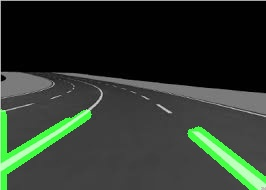
#> input picture output.jpeg, 266 x 190 px, given in place of input.jpeg, which was not available
$ jupyter execute 'roadlane_det output.ipynb'   (shell and % lines are left out)   (text cells are left out)
#> lines starting #> are read from the running program, lines starting #| are printed output that depends on the picture; after the words box and inside, x2 and y2 are one past the last pixel; in counts of white or black regions, pixels touching at a corner belong together; pictures that were not available may be replaced by others from this repository, and a replacement may not be noted
[cell 1]
import cv2
import numpy as np

def preprocess_image(image):
    # Convert the image to grayscale
    gray = cv2.cvtColor(image, cv2.COLOR_BGR2GRAY)
    # Apply Gaussian blur to the image
    blur = cv2.GaussianBlur(gray, (5, 5), 0)
    # Detect edges using Canny edge detector
    edges = cv2.Canny(blur, 50, 150)
    return edges

def region_of_interest(edges):
    # Define a mask to focus on the region of interest (ROI)
    height, width = edges.shape
    mask = np.zeros_like(edges)
    polygon = np.array([[
        (0, height),
        (width, height),
        (width, int(height * 0.6)),
        (0, int(height * 0.6)),
    ]], np.int32)
    cv2.fillPoly(mask, polygon, 255)
    masked_edges = cv2.bitwise_and(edges, mask)
    return masked_edges

def detect_lines(edges):
    # Use Hough Transform to detect lines
    lines = cv2.HoughLinesP(edges, 1, np.pi / 180, 50, maxLineGap=50)
    return lines

def display_lines(image, lines):
    # Create an image to draw the lines on
    line_image = np.zeros_like(image)
    if lines is not None:
        for line in lines:
            x1, y1, x2, y2 = line[0]
            cv2.line(line_image, (x1, y1), (x2, y2), (0, 255, 0), 10)
    # Combine the original image with the line image
    combined_image = cv2.addWeighted(image, 0.8, line_image, 1, 1)
    return combined_image

def lane_detection(image_path, output_path):
    # Read the input image
#> called with image_path = '/content/input.jpeg', output_path = 'output.jpg'
    image = cv2.imread(image_path)
#> image is the input picture: shape (190, 266, 3); mean B, G, R 45.7, 56.2, 45.7

    # Check if the image was successfully loaded
    if image is None:
        print(f"Error: Unable to load image at {image_path}")
        return

    # Preprocess the image to detect edges
    edges = preprocess_image(image)
#> in preprocess_image, `gray = cv2.cvtColor(image, cv2.COLOR_BGR2GRAY)`:
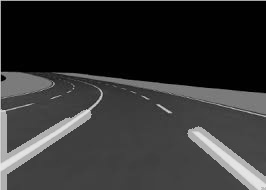
#> gray: shape (190, 266); min 0, max 233, mean 51.9
#> in preprocess_image, `blur = cv2.GaussianBlur(gray, (5, 5), 0)`:
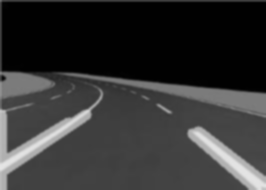
#> blur: shape (190, 266); min 1, max 229, mean 51.5
#> in preprocess_image, `edges = cv2.Canny(blur, 50, 150)`:
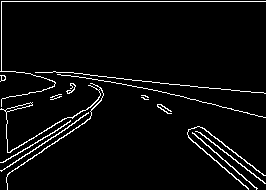
#> edges: shape (190, 266); 4.5% white in thin lines or dots
    # Focus on the region of interest
    roi_edges = region_of_interest(edges)
#> in region_of_interest, `cv2.fillPoly(mask, polygon, 255)`:
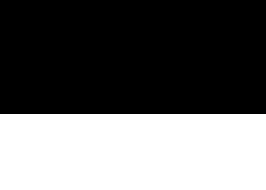
#> mask: shape (190, 266); 40% white; 1 white region, box (x1, y1, x2, y2) and area: (0, 114, 266, 190) 20216
#> in region_of_interest, `masked_edges = cv2.bitwise_and(edges, mask)`:
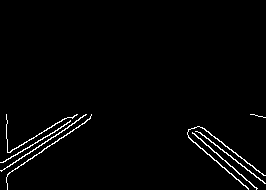
#> masked_edges: shape (190, 266); 2.1% white in thin lines or dots, all inside (x1, y1, x2, y2) = (0, 114, 266, 190)
    # Detect lines in the image
    lines = detect_lines(roi_edges)
#> in detect_lines, `lines = cv2.HoughLinesP(edges, 1, np.pi / 180, 50, maxLineGap=50)`: lines = [[7, 174, 90, 118], [188, 129, 256, 188], [194, 127, 265, 183], [201, 127, 263, 175], [1, 170, 78, 120], [2, 162, 86, 114], [188, 136, 248, 189], [9, 152, 65, 118]]
    # Display lines on the original image
    output_image = display_lines(image, lines)
#> the loop in display_lines, `for line in lines:` made 8 passes
#> after the loop in display_lines, `for line in lines:`:
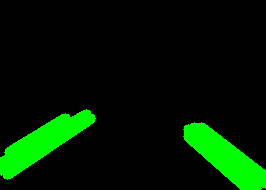
#> line_image: shape (190, 266, 3); mean of channels 0, 1, 2 0, 26.2, 0; drawn as B, G, R
#> in display_lines, `combined_image = cv2.addWeighted(image, 0.8, line_image, 1, 1)`:
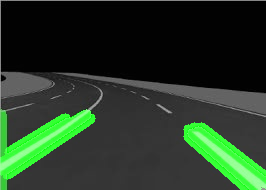
#> combined_image: shape (190, 266, 3); mean B, G, R 37.6, 57.1, 37.6
    # Save the output image
    cv2.imwrite(output_path, output_image)
    print(f"Output image saved at {output_path}")

# Example usage
input_image_path = '/content/input.jpeg'
output_image_path = 'output.jpg'
lane_detection(input_image_path, output_image_path)
